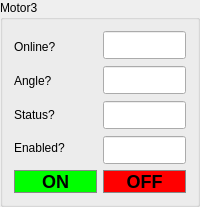
         <widget class="QGroupBox" name="motor_info_3">
          <property name="title">
           <string>Motor3 </string>
          </property>
          <property name="checkable">
           <bool>false</bool>
          </property>
          <layout class="QVBoxLayout" name="verticalLayout_16">
           <property name="sizeConstraint">
            <enum>QLayout::SetNoConstraint</enum>
           </property>
           <item>
            <layout class="QHBoxLayout" name="horizontalLayout_11" stretch="1,1">
             <property name="sizeConstraint">
              <enum>QLayout::SetNoConstraint</enum>
             </property>
             <item>
              <layout class="QVBoxLayout" name="verticalLayout_17">
               <property name="spacing">
                <number>2</number>
               </property>
               <property name="sizeConstraint">
                <enum>QLayout::SetNoConstraint</enum>
               </property>
               <item>
                <widget class="QLabel" name="motor_online_label_3">
                 <property name="text">
                  <string>Online?</string>
                 </property>
                </widget>
               </item>
               <item>
                <widget class="QLabel" name="motor_angle_label_3">
                 <property name="text">
                  <string>Angle?</string>
                 </property>
                </widget>
               </item>
               <item>
                <widget class="QLabel" name="moto_status_label_3">
                 <property name="text">
                  <string>Status?</string>
                 </property>
                </widget>
               </item>
               <item>
                <widget class="QLabel" name="motor_enabled_label_3">
                 <property name="text">
                  <string>Enabled?</string>
                 </property>
                </widget>
               </item>
              </layout>
             </item>
             <item>
              <layout class="QVBoxLayout" name="verticalLayout_18">
               <property name="spacing">
                <number>7</number>
               </property>
               <property name="sizeConstraint">
                <enum>QLayout::SetNoConstraint</enum>
               </property>
               <item>
                <widget class="QLineEdit" name="motor_online_3">
                 <property name="enabled">
                  <bool>true</bool>
                 </property>
                 <property name="sizePolicy">
                  <sizepolicy hsizetype="Ignored" vsizetype="Ignored">
                   <horstretch>0</horstretch>
                   <verstretch>0</verstretch>
                  </sizepolicy>
                 </property>
                 <property name="minimumSize">
                  <size>
                   <width>52</width>
                   <height>28</height>
                  </size>
                 </property>
                 <property name="readOnly">
                  <bool>true</bool>
                 </property>
                </widget>
               </item>
               <item>
                <widget class="QLineEdit" name="motor_angle_3">
                 <property name="enabled">
                  <bool>true</bool>
                 </property>
                 <property name="sizePolicy">
                  <sizepolicy hsizetype="Ignored" vsizetype="Ignored">
                   <horstretch>0</horstretch>
                   <verstretch>0</verstretch>
                  </sizepolicy>
                 </property>
                 <property name="minimumSize">
                  <size>
                   <width>52</width>
                   <height>28</height>
                  </size>
                 </property>
                 <property name="readOnly">
                  <bool>true</bool>
                 </property>
                </widget>
               </item>
               <item>
                <widget class="QLineEdit" name="motor_status_3">
                 <property name="enabled">
                  <bool>true</bool>
                 </property>
                 <property name="sizePolicy">
                  <sizepolicy hsizetype="Ignored" vsizetype="Ignored">
                   <horstretch>0</horstretch>
                   <verstretch>0</verstretch>
                  </sizepolicy>
                 </property>
                 <property name="minimumSize">
                  <size>
                   <width>52</width>
                   <height>28</height>
                  </size>
                 </property>
                 <property name="readOnly">
                  <bool>true</bool>
                 </property>
                </widget>
               </item>
               <item>
                <widget class="QLineEdit" name="motor_enabled_3">
                 <property name="enabled">
                  <bool>true</bool>
                 </property>
                 <property name="sizePolicy">
                  <sizepolicy hsizetype="Ignored" vsizetype="Ignored">
                   <horstretch>0</horstretch>
                   <verstretch>0</verstretch>
                  </sizepolicy>
                 </property>
                 <property name="minimumSize">
                  <size>
                   <width>52</width>
                   <height>28</height>
                  </size>
                 </property>
                 <property name="readOnly">
                  <bool>true</bool>
                 </property>
                </widget>
               </item>
              </layout>
             </item>
            </layout>
           </item>
           <item>
            <layout class="QHBoxLayout" name="horizontalLayout_14">
             <property name="sizeConstraint">
              <enum>QLayout::SetNoConstraint</enum>
             </property>
             <item>
              <widget class="QPushButton" name="motor_on_3">
               <property name="styleSheet">
                <string notr="true">QPushButton {
    background-color: #00FF00;
    border-radius: 12px;  /* Half of the width/height for a 50x50 button */
    color: dark;
    font-size: 18px;
    font-family: 'Consolas';
    font-weight: 900;  /* Super bold */
    border: 1px solid #888;
}
QPushButton:pressed {
    background-color: #C0C0C0;
}
</string>
               </property>
               <property name="text">
                <string>ON</string>
               </property>
              </widget>
             </item>
             <item>
              <widget class="QPushButton" name="motor_off_3">
               <property name="styleSheet">
                <string notr="true">QPushButton {
    background-color: #FF0000;
    border-radius: 12px;  /* Half of the width/height for a 50x50 button */
    color: dark;
    font-size: 18px;
    font-family: 'Consolas';
    font-weight: 900;  /* Super bold */
    border: 1px solid #888;
}
QPushButton:pressed {
    background-color: #C0C0C0;
}
</string>
               </property>
               <property name="text">
                <string>OFF</string>
               </property>
              </widget>
             </item>
            </layout>
           </item>
          </layout>
         </widget>
